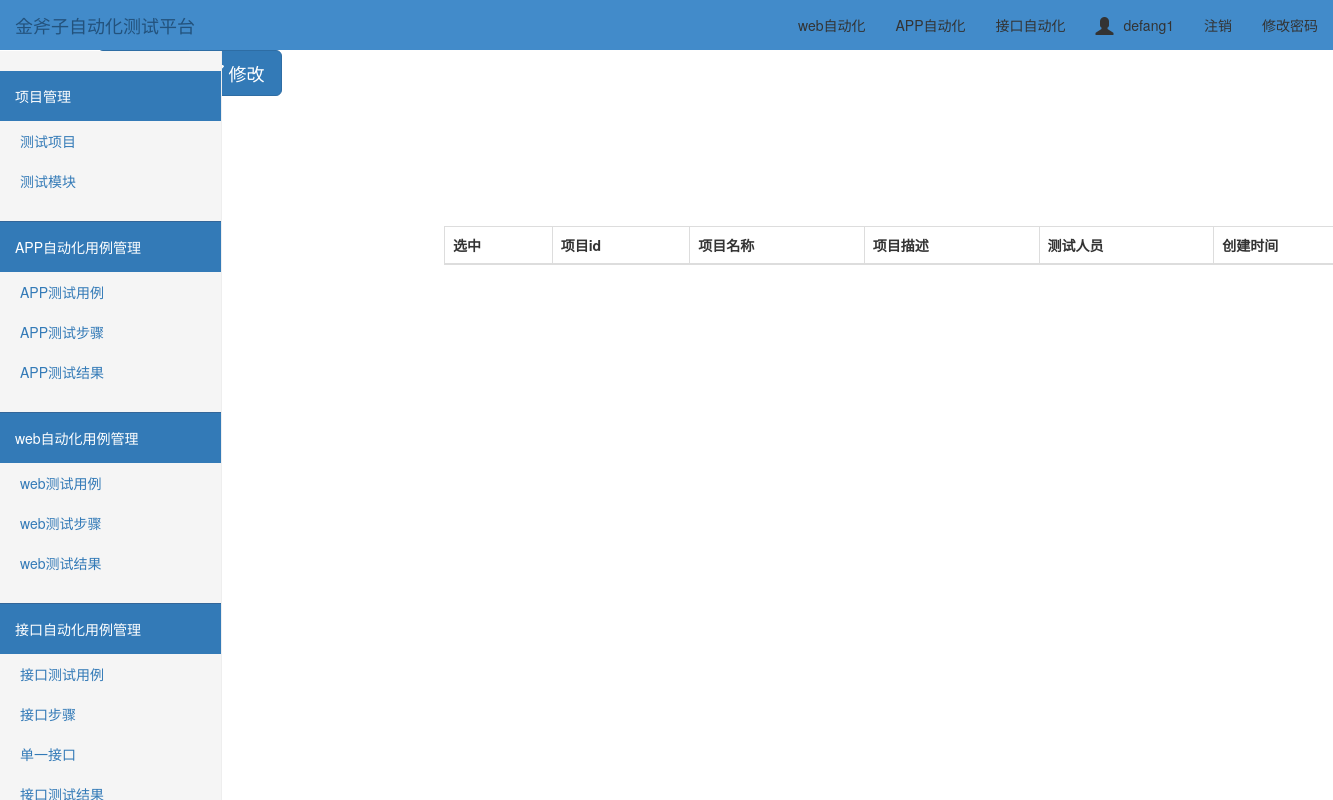
The page /project/ (signed in) on the database as committed earlier.
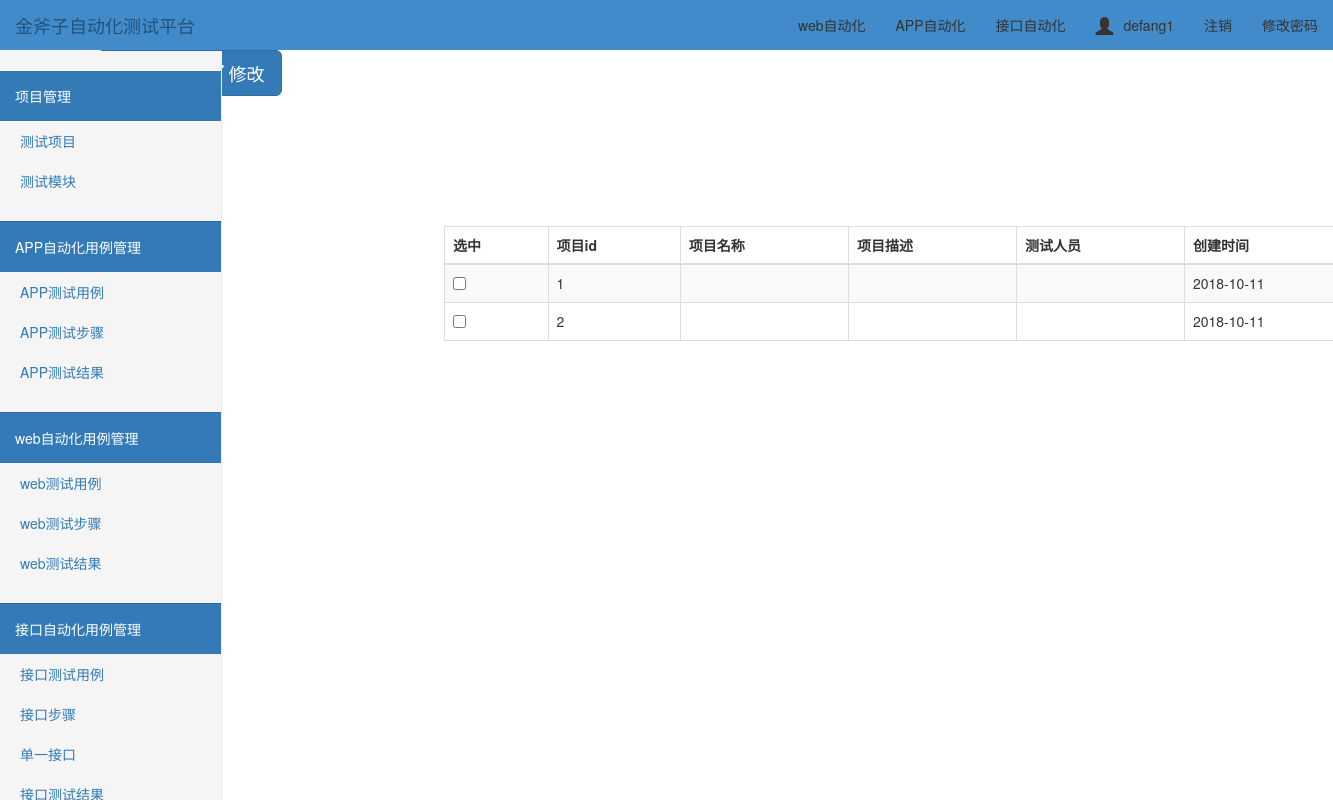
The same page on the database as committed later.
### test_platform/models.py (models this page shows, shortened)
class Project(models.Model):
    pid = models.AutoField(primary_key=True)
    project_name = models.CharField('项目名称', max_length=64)   # 项目名称
    project_desc = models.CharField('项目描述', max_length=256)  # 项目描述
    testers = models.CharField('测试负责人', max_length=256)    # 项目负责人
    create_time = models.DateTimeField('创建时间', auto_now=True)   # 创建时间
    class Meta:
        verbose_name = '项目管理'
        verbose_name_plural = '项目管理'

### test_platform/views.py (the view)
# urls.py: url(r'^project/$', views.project),
@login_required
def project(request):
    project_list = Project.objects.filter().all()
    return render(request, "project.html", {"project_list": project_list})

### templates/project.html (shortened to what this page needs)
{% extends "home.html" %}
{% block add %}
<div class="btn-toolbar" role="toolbar">
  <div class="btn-group">
    <button type="button" class="btn btn-primary btn-lg" data-toggle="modal" data-target="#addmyModal">
    </button>
    <button type="button" class="btn btn-primary btn-lg" data-toggle="modal" data-target="#myModal">
         修改
    </button>
  </div>
</div>
<div class="container">
        <div class="row" style="padding-top: 80px;">
            <div class="col-md-10 col-md-offset-3">
                <table class="table table-striped table-bordered">
                    <thead>
                        <tr>
                            <th>选中</th>
                            <th>项目id</th>
                            <th>项目名称</th>
                            <th>项目描述</th>
                            <th>测试人员</th>
                            <th>创建时间</th>
                        </tr>
                    </thead>
                    <tbody>
                        {% for project_obj in project_list %}
                            <tr>
                                <td id="che1"><input type="checkbox"/></td>
                                <td>{{project_obj.pid}}</td>
                                <td>{{ project_obj.projectname }}</td>
                                <td>{{ project_obj.projectdesc }}</td>
                                <td>{{ project_obj.Testers }}</td>
                                <td>{{ project_obj.create_time|date:'Y-m-d' }}</td>
                            </tr>
                        {% endfor %}
                    </tbody>
                </table>
            </div>
        </div>
    </div>
{% endblock %}

Rows that differ between the two databases and show on the page:
added Project: pid "1", create_time "2018-10-11"
added Project: pid "2", create_time "2018-10-11"
